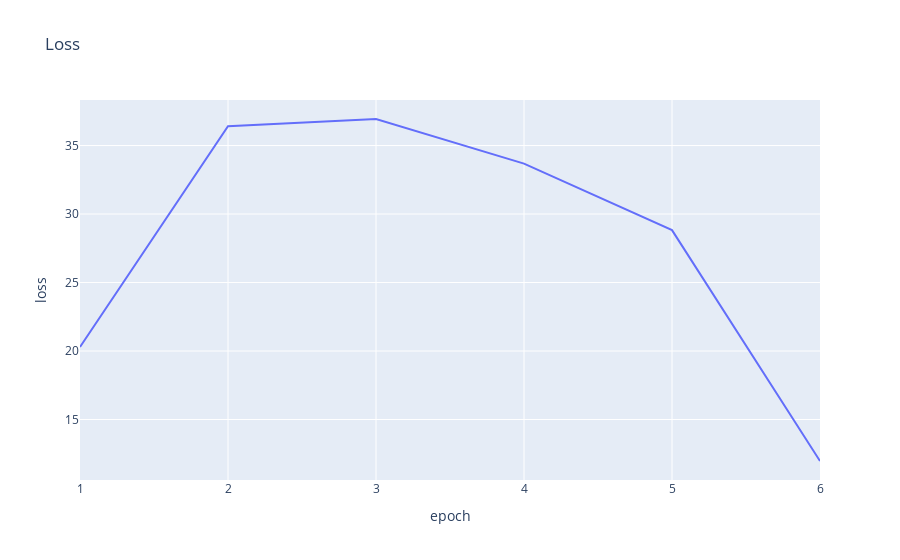

The cell this chart's notebook holds for it:
### Code cell
import plotly.express as px
fig = px.line(gped, x=gped.index, y='loss', title='Loss')
fig

### Figure 1 — Plotly figure (JSON) as saved in the notebook; plotly's stock layout.template omitted (floating-point values rounded to 4 significant figures)
{"data": [{"hovertemplate": "epoch=%{x}<br>loss=%{y}<extra></extra>", "legendgroup": "", "line": {"color": "#636efa", "dash": "solid"}, "mode": "lines", "name": "", "orientation": "v", "showlegend": false, "type": "scatter", "x": [1, 2, 3, 4, 5, 6], "xaxis": "x", "y": [20.3, 36.41, 36.94, 33.68, 28.83, 11.97], "yaxis": "y"}], "layout": {"autosize": true, "legend": {"tracegroupgap": 0}, "title": {"text": "Loss"}, "xaxis": {"anchor": "y", "autorange": true, "domain": [0, 1], "range": [1, 6], "title": {"text": "epoch"}, "type": "linear"}, "yaxis": {"anchor": "x", "autorange": true, "domain": [0, 1], "range": [10.58, 38.32], "title": {"text": "loss"}, "type": "linear"}}}
